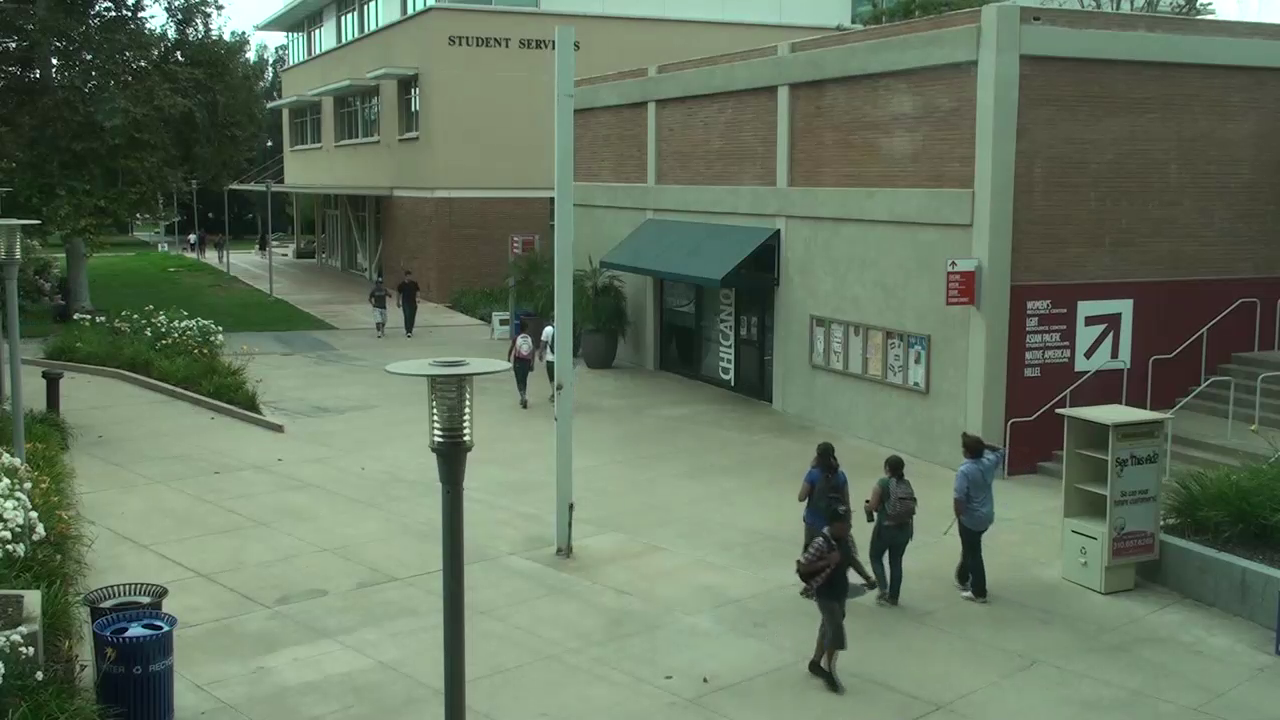
#> input picture frame 16 of calliberation/test_video_Trim.mp4, 1280 x 720 px, given in place of A_1_Swim.mp4, which was not available
$ python video_cat.py
#> lines starting #> are read from the running program, lines starting #| are printed output that depends on the picture

import cv2

# 入力動画のパス
input_video_path = '/home/wada_docker/Documents/M2/boxmot/assets/A_1_Swim.mp4'
# 出力動画のパス
output_video_path = 'output_cat_video.mp4'

# カットする割合（例えば、幅と高さの10%をカットする場合）
cut_percentage = 0.2

# 動画の読み込み
cap = cv2.VideoCapture(input_video_path)
fourcc = cv2.VideoWriter_fourcc(*'mp4v')
fps = cap.get(cv2.CAP_PROP_FPS)
frame_width = int(cap.get(cv2.CAP_PROP_FRAME_WIDTH))
frame_height = int(cap.get(cv2.CAP_PROP_FRAME_HEIGHT))

# カットする領域の幅と高さを割合で計算
cut_width = int(frame_width * (1 - 2 * cut_percentage))
cut_height = int(frame_height * (1 - 2 * cut_percentage))

# 中心の座標
center_x = frame_width // 2
center_y = frame_height // 2

# カットする領域の左上の座標
x_start = center_x - cut_width // 2
y_start = center_y - cut_height // 2

# 出力動画の設定
out = cv2.VideoWriter(output_video_path, fourcc, fps, (cut_width, cut_height))

while cap.isOpened():
    ret, frame = cap.read()
#> frame is the input picture: shape (720, 1280, 3); mean B, G, R 95.5, 116.4, 101.1
    if not ret:
        break

    # 指定した割合で領域を切り出し
    cut_frame = frame[y_start:y_start + cut_height, x_start:x_start + cut_width]
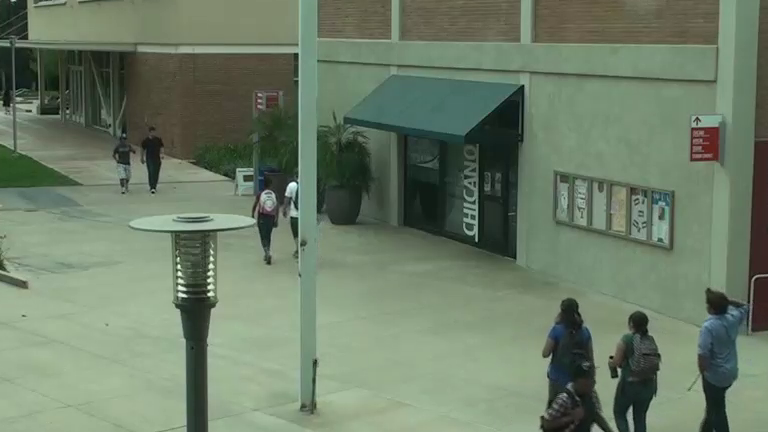
#> cut_frame: shape (432, 768, 3); mean B, G, R 103.5, 124.8, 108.8
    # 出力動画に書き込み
    out.write(cut_frame)

cap.release()
out.release()
cv2.destroyAllWindows()

$ run again, starting later in the video
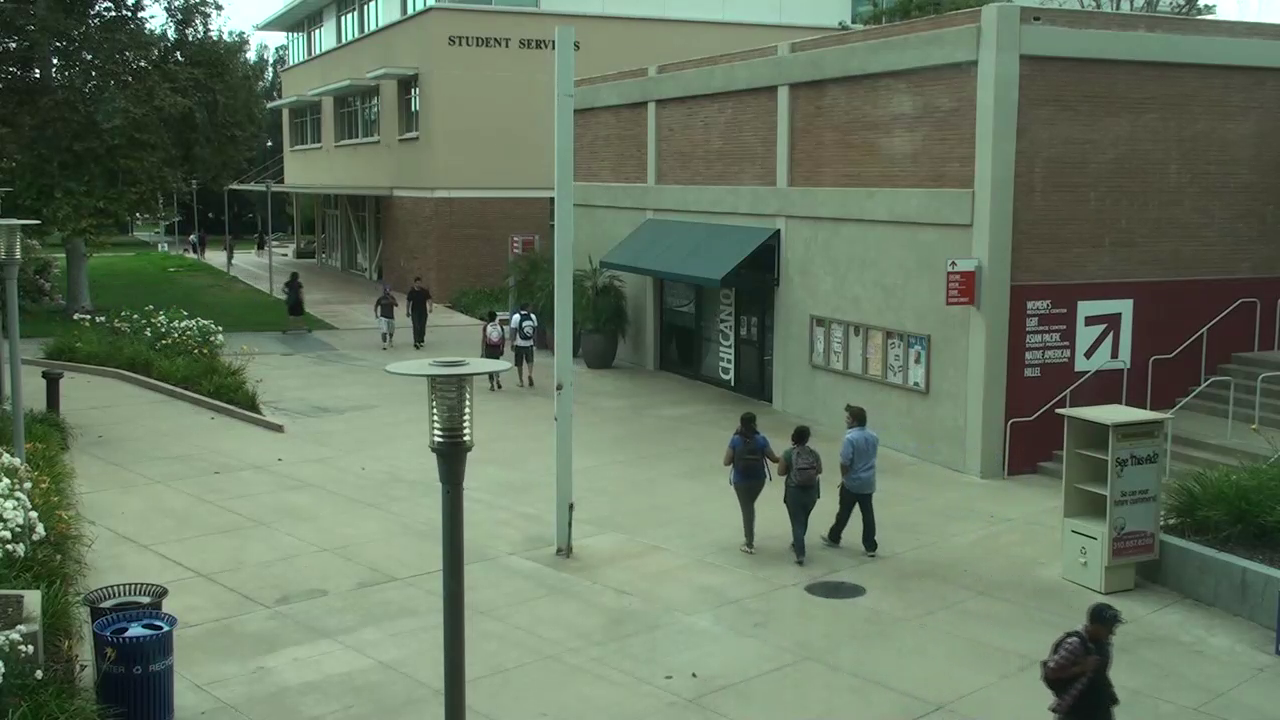
#> input picture frame 72 of calliberation/test_video_Trim.mp4, 1280 x 720 px, given in place of A_1_Swim.mp4, which was not available
#> frame is the input picture: shape (720, 1280, 3); mean B, G, R 95.7, 116.8, 101.5
#> `cut_frame = frame[y_start:y_start + cut_height, x_start:x_start + cut_..`:
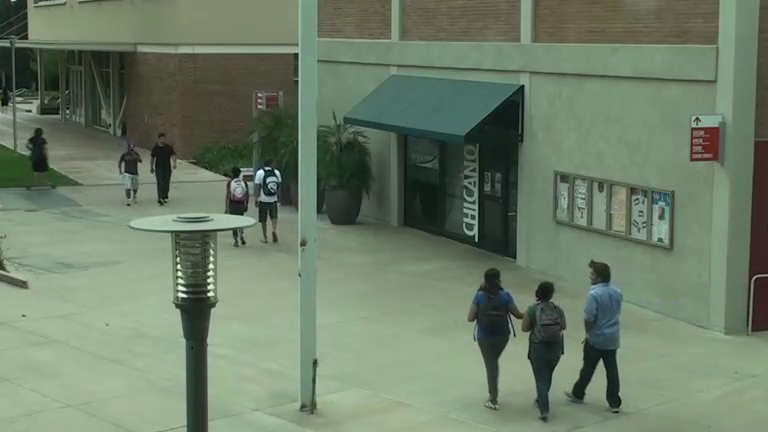
#> cut_frame: shape (432, 768, 3); mean B, G, R 103.7, 125, 109

$ run again, starting later in the video
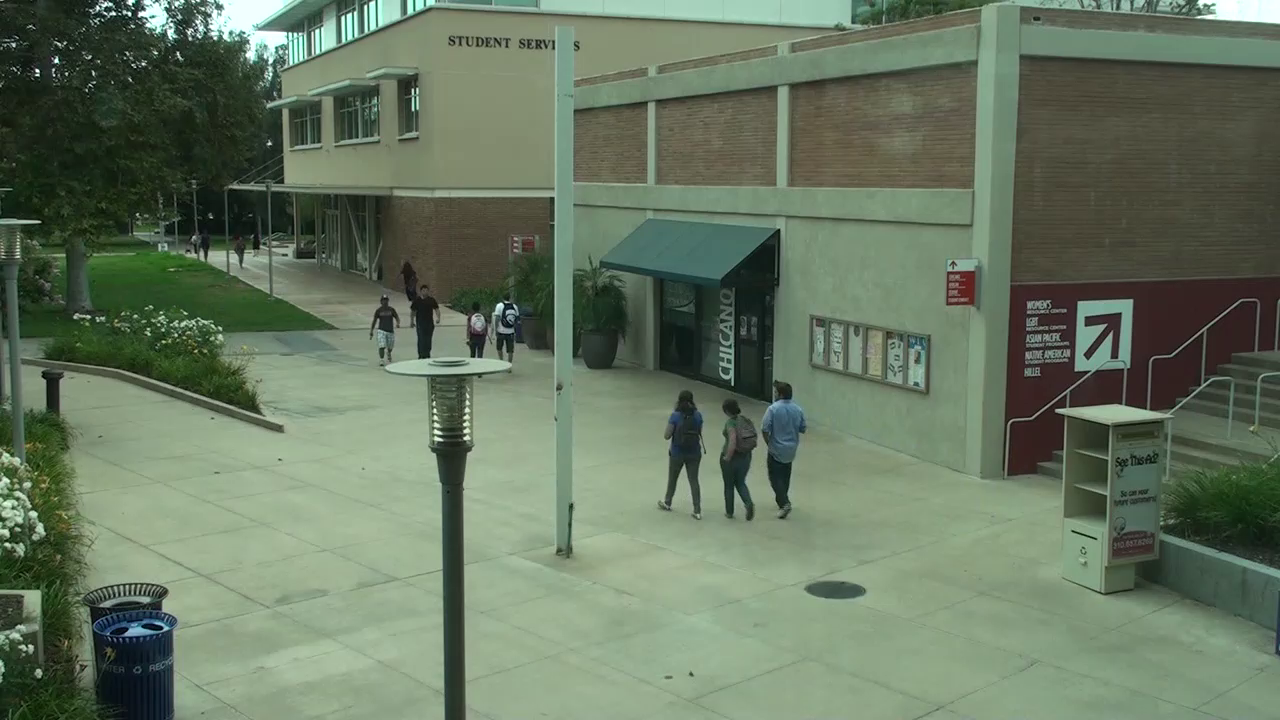
#> input picture frame 128 of calliberation/test_video_Trim.mp4, 1280 x 720 px, given in place of A_1_Swim.mp4, which was not available
#> frame is the input picture: shape (720, 1280, 3); mean B, G, R 96.7, 118.2, 102.6
#> `cut_frame = frame[y_start:y_start + cut_height, x_start:x_start + cut_..`:
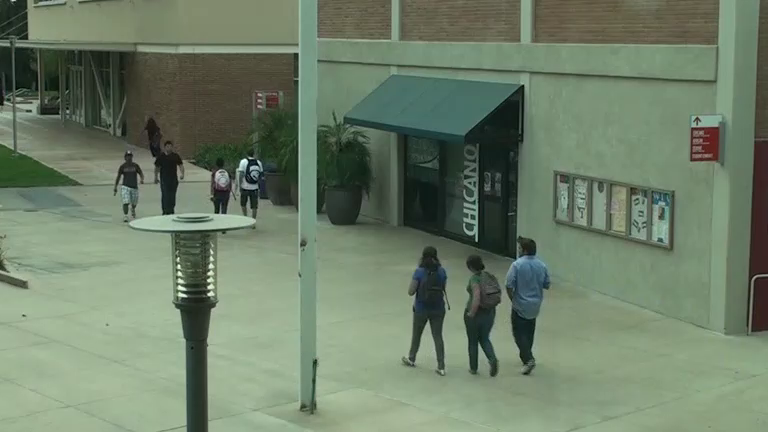
#> cut_frame: shape (432, 768, 3); mean B, G, R 104.4, 126.1, 109.9
